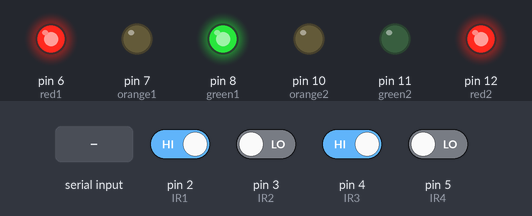
This sketch was run on a simulated Arduino Uno, built with avr-gcc and run on an emulated ATmega328P. Shown: output pins drawn as LEDs (lit = HIGH). Inputs (shaded band) come from the test bench; at power-on: pin 2 (IR1), pin 4 (IR3) HIGH, pin 3 (IR2), pin 5 (IR4) LOW. What the sketch prints to the serial monitor is not drawn.

Above: at 1.2 s.
1.3 s: "mode-\n" received over Serial
2.8 s: "1-\n" received over Serial
At 13.4 s:
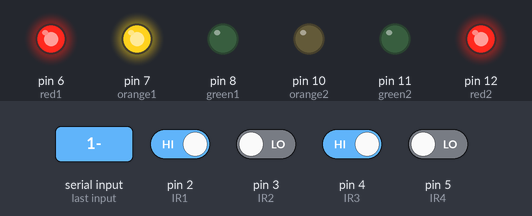
At 16.2 s:
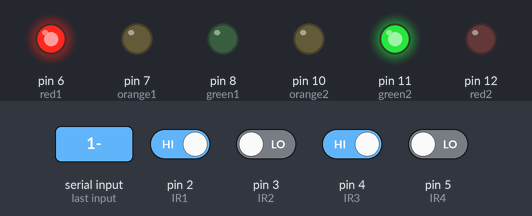
Timing chart, 0 to 16.5 s (numbered marks = the images above; inputs shaded):
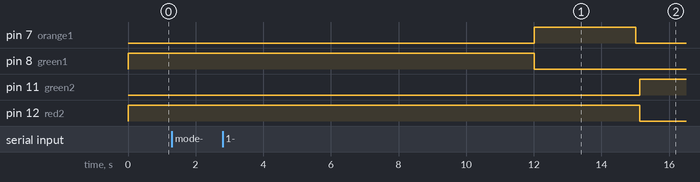

Measured:
- after the input at 1.3 s, every drawn part: stays the same

The sketch:

TrafficSign.ino
```cpp
// نظام إشارات مرور بدون استخدام delay()، باستخدام millis()

#include <Arduino.h>

const int IR1 = 2;
const int IR2 = 3;
const int IR3 = 4;
const int IR4 = 5;

const int red1 = 6;
const int orange1 = 7;
const int green1 = 8;

const int red2 = 12;
const int orange2 = 10;
const int green2 = 11;

int defaultTime = 7000; // 7 ثواني للإشارة الخضراء
int userTime1 = 5000;
int userTime2 = 5000;

int mode = 1; // الوضع الافتراضي زحمة
bool lastServedLane1 = false;
bool priorityGiven = false; // لضمان إعطاء أولوية مرة واحدة فقط في وضع الزحمة

unsigned long lastSwitchTime = 0;
int currentLane = 1;
int currentStep = 0; // 0: Green, 1: Orange
unsigned long stepStartTime = 0;
int currentDuration = defaultTime + 5000; // زيادة 5 ثواني إذا كانت هناك زحمة

void setRed(int lane, bool on = true) {
  if (lane == 1) digitalWrite(red1, on ? HIGH : LOW);
  else digitalWrite(red2, on ? HIGH : LOW);
}

void setOrange(int lane, bool on) {
  if (lane == 1) digitalWrite(orange1, on ? HIGH : LOW);
  else digitalWrite(orange2, on ? HIGH : LOW);
}

void setGreen(int lane, bool on) {
  if (lane == 1) digitalWrite(green1, on ? HIGH : LOW);
  else digitalWrite(green2, on ? HIGH : LOW);
}

void setup() {
  // بدء التشغيل بإشارة خضراء للمسار 1
  setRed(1, false);
  setGreen(1, true);
  stepStartTime = millis();

  pinMode(IR1, INPUT);
  pinMode(IR2, INPUT);
  pinMode(IR3, INPUT);
  pinMode(IR4, INPUT);

  pinMode(red1, OUTPUT);
  pinMode(orange1, OUTPUT);
  pinMode(green1, OUTPUT);

  pinMode(red2, OUTPUT);
  pinMode(orange2, OUTPUT);
  pinMode(green2, OUTPUT);

  Serial.begin(9600);
  setRed(1);
  setRed(2);
}

void loop() {
  static unsigned long lastCountdownPrint = 0;
  // قراءة الحساسات
  bool lane1Sensor = (digitalRead(IR1) == LOW || digitalRead(IR2) == LOW);
  bool lane2Sensor = (digitalRead(IR3) == LOW || digitalRead(IR4) == LOW);

  // تلقي أوامر من المستخدم
  if (Serial.available()) {
    String input = Serial.readStringUntil('\n');
    input.trim();

    if (input.startsWith("mode-")) {
      mode = input.substring(5).toInt();
      Serial.println("Mode set to: " + String(mode));
      priorityGiven = false; // إعادة تعيين عند تغيير الوضع
    } else if (input.startsWith("1-")) {
      userTime1 = input.substring(2).toInt() * 1000;
      Serial.println("User time for Lane 1: " + String(userTime1 / 1000));
    } else if (input.startsWith("2-")) {
      userTime2 = input.substring(2).toInt() * 1000;
      Serial.println("User time for Lane 2: " + String(userTime2 / 1000));
    }
  }

  unsigned long now = millis();

  // طباعة عداد تنازلي كل ثانية أثناء الإشارة الخضراء
  if (currentStep == 0 && now - lastCountdownPrint >= 1000) {
    int remaining = (currentDuration - (now - stepStartTime)) / 1000;
    Serial.println("⏳ تبقى " + String(remaining) + " ثانية للإشارة الخضراء في المسار " + String(currentLane));
    lastCountdownPrint = now;
  } else if (currentStep == 1 && now - lastCountdownPrint >= 1000) {
    int remaining = (3000 - (now - stepStartTime)) / 1000;
    Serial.println("⏳ تبقى " + String(remaining) + " ثانية للإشارة البرتقالية في المسار " + String(currentLane));
    lastCountdownPrint = now;
  }

  if (currentStep == 0 && now - stepStartTime >= currentDuration) {
    // انتقل إلى اللون البرتقالي
    setGreen(currentLane, false);
    setOrange(currentLane, true);
    currentStep = 1;
    stepStartTime = now;
  }
  else if (currentStep == 1 && now - stepStartTime >= 3000) {
    // العودة إلى اللون الأحمر
    setOrange(currentLane, false);
    setRed(currentLane);

    // اختيار المسار التالي حسب الوضع
    if (mode == 0) {
      currentLane = (currentLane == 1) ? 2 : 1;
      if ((currentLane == 1 && lane1Sensor) || (currentLane == 2 && lane2Sensor)) {
        currentDuration = defaultTime + 5000;
        Serial.println("🚗 ازدحام في المسار " + String(currentLane) + ": تمت إضافة 3 ثوانٍ للإشارة الخضراء.");
      } else {
        currentDuration = defaultTime;
      }
    }
    else if (mode == 1) {
      if (!priorityGiven) {
        if (lane1Sensor && !lane2Sensor) {
          currentLane = 1;
          priorityGiven = true;
        } else if (lane2Sensor && !lane1Sensor) {
          currentLane = 2;
          priorityGiven = true;
        } else {
          currentLane = lastServedLane1 ? 2 : 1;
        }
      } else {
        currentLane = (lastServedLane1) ? 2 : 1;
        priorityGiven = false;
      }
      if ((currentLane == 1 && lane1Sensor) || (currentLane == 2 && lane2Sensor)) {
        currentDuration = defaultTime + 5000;
        Serial.println("🚗 ازدحام في المسار " + String(currentLane) + ": تمت إضافة 3 ثوانٍ للإشارة الخضراء.");
      } else {
        currentDuration = defaultTime;
      }
    }
    else if (mode == 2) {
      currentLane = (currentLane == 1) ? 2 : 1;
      currentDuration = (currentLane == 1) ? userTime1 : userTime2;
    }

    lastServedLane1 = (currentLane == 1);
    setRed((currentLane == 1) ? 2 : 1); // اجعل الآخر أحمر
    setRed(currentLane, false);
    setGreen(currentLane, true);
    currentStep = 0;
    stepStartTime = now;
  }
}
```
